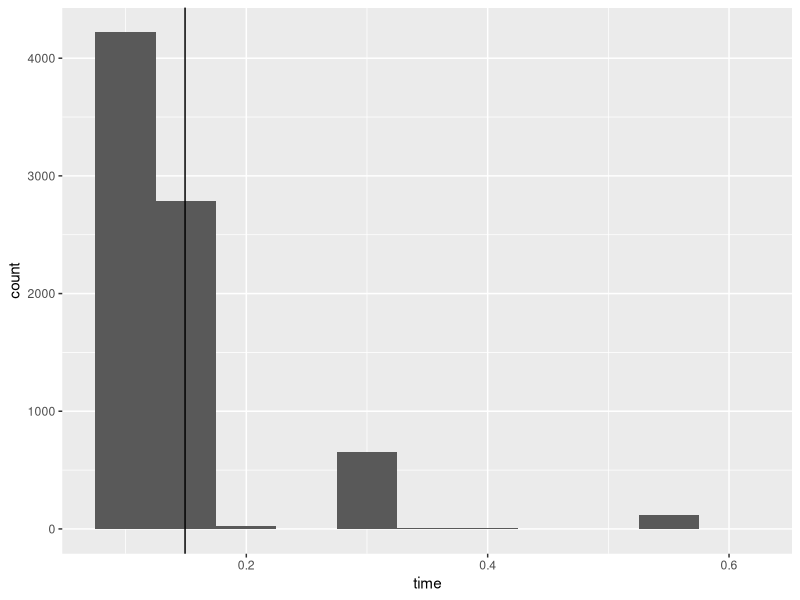

Generate this figure with R:
## ---- chunk 1

library(tidyverse)
library(broom)
library(boot)

times = read_csv("data/times.csv")

## ---- chunk 2

times = times %>% 
filter(time < 1,time > 0)

times %>% 
ggplot(aes(time))+
geom_histogram(binwidth = 0.05)+
geom_vline(xintercept = mean(pull(times,time)))

theta = times %>% 
pull(time) %>% 
mean()

theta_f = function(d,i){
  
    d %>% 
    slice(i) %>% 
    summarise(media = mean(time)) %>% 
    pull(media)
  
}

times %>% 
boot(statistic = theta_f,R = 4000) %>% 
tidy(conf.level = 0.95,conf.int = TRUE)




## ---- chunk 3

times %>% 
filter(time >= 0.1475536) %>% 
arrange(time)

faixa = times %>% 
filter(time >= 0.1475536) %>% 
count()


  

